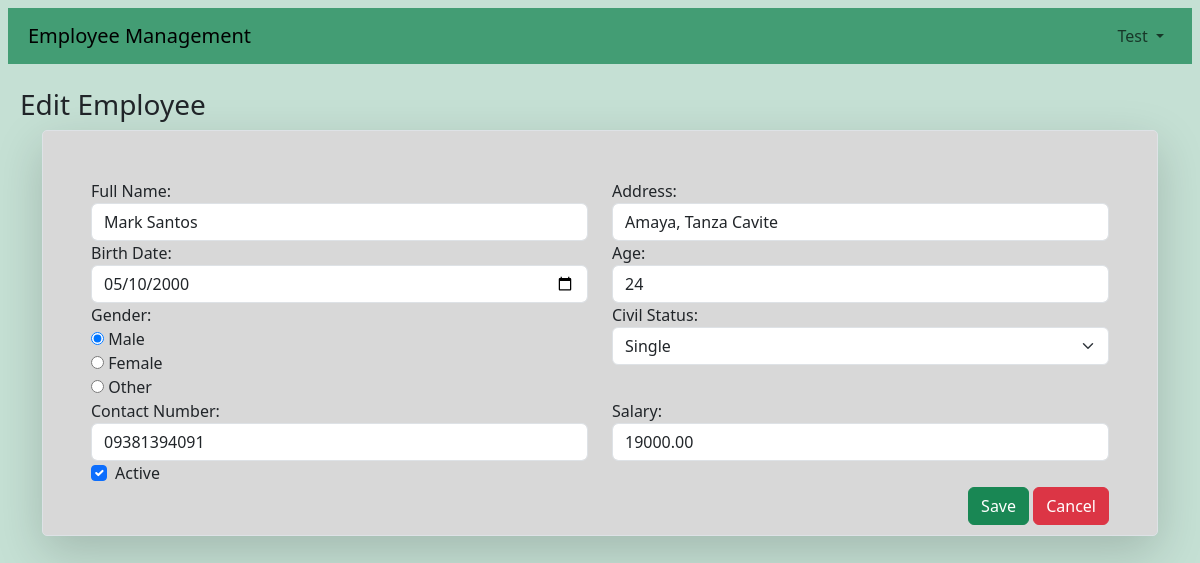
Page /edit_employee.php?recid=1 (signed in) on the committed database.
### tables this page shows
CREATE TABLE `employeefile` (
  `recid` bigint(20) NOT NULL,
  `fullname` varchar(255) NOT NULL,
  `address` varchar(255) NOT NULL,
  `birthdate` date NOT NULL,
  `age` int(11) NOT NULL,
  `gender` varchar(10) NOT NULL,
  `civilstat` varchar(20) NOT NULL,
  `contactnum` varchar(20) NOT NULL,
  `salary` decimal(10,2) NOT NULL,
  `isactive` tinyint(1) NOT NULL DEFAULT 1
);

### edit_employee.php (the view, shortened to what this page needs)
<?php
include_once 'dbConnection.php';
if (isset($_GET['recid'])) {
    $recid = $_GET['recid'];
    $sql = "SELECT * FROM `employeefile` WHERE `recid` = ? LIMIT 1";
    $stmt = mysqli_prepare($conn, $sql);
    mysqli_stmt_bind_param($stmt, "i", $recid);
    mysqli_stmt_execute($stmt);
    $result = mysqli_stmt_get_result($stmt);
    $row = mysqli_fetch_assoc($result);
} else {
    die("Error: Employee ID not provided.");
}
?>
<!DOCTYPE html>
<html lang="en">
<head>
    <link href="https://cdn.jsdelivr.net/npm/bootstrap@5.3.3/dist/css/bootstrap.min.css" rel="stylesheet">
</head>
<body class="bg-success p-2 bg-opacity-25">
    <?php
    include "navbar.php";
    ?>
    <div class="container-fluid mt-4">
        <div class="mb-4">
            <h3>Edit Employee</h3>
            <div class="container d-flex justify-content-center">
                <form action="" method="post">
                    <div class="mb-5 p-5 border shadow-lg" style="background: #d8d8d8; padding: 20px; border-radius: 5px;">
                        <div class="row">
                            <div class="col-md-6 col-sm-12">
                                <label for="fullName">Full Name:</label>
                                <input type="text" class="form-control" id="fullName" name="fullName" value="<?php echo htmlspecialchars($row['fullname']); ?>" required />
                            </div>
                            <div class="col-md-6 col-sm-12">
                                <label for="address">Address:</label>
                                <input type="text" class="form-control" id="address" name="address" value="<?php echo htmlspecialchars($row['address']); ?>" required />
                            </div>
                            <div class="col-md-6 col-sm-12">
                                <label for="birthdate">Birth Date:</label>
                                <input type="date" class="form-control" id="birthdate" name="birthdate" value="<?php echo htmlspecialchars($row['birthdate']); ?>" required />
                            </div>
                            <div class="col-md-6 col-sm-12">
                                <label for="age">Age:</label>
                                <input type="number" class="form-control" id="age" name="age" value="<?php echo htmlspecialchars($row['age']); ?>" required />
                            </div>
                            <div class="col-md-6 col-sm-12">
                                <label for="gender">Gender:</label>
                                <div>
                                    <input type="radio" id="male" name="gender" value="Male" <?php echo ($row['gender'] == 'Male') ? 'checked' : ''; ?> required />
                                    <label for="male">Male</label>
                                </div>
                                <div>
                                    <input type="radio" id="female" name="gender" value="Female" <?php echo ($row['gender'] == 'Female') ? 'checked' : ''; ?> required />
                                    <label for="female">Female</label>
                                </div>
                                <div>
                                    <input type="radio" id="other" name="gender" value="Other" <?php echo ($row['gender'] == 'Other') ? 'checked' : ''; ?> required />
                                    <label for="other">Other</label>
                                </div>
                            </div>
                            <div class="col-md-6 col-sm-12">
                                <label for="civilStatus">Civil Status:</label>
                                <select class="form-select" id="civilstat" name="civilStatus" required>
                                    <option value="Single" <?php echo ($row['civilstat'] == 'Single') ? 'selected' : ''; ?>>Single</option>
                                </select>
                            </div>
                            <div class="col-md-6 col-sm-12">
                                <label for="contactNumber">Contact Number:</label>
                                <input type="number" class="form-control" id="contactNumber" name="contactNumber" value="<?php echo htmlspecialchars($row['contactnum']); ?>" required />
                            </div>
                            <div class="col-md-6 col-sm-12">
                                <label for="salary">Salary:</label>
                                <input type="number" class="form-control" id="salary" name="salary" value="<?php echo htmlspecialchars($row['salary']); ?>" required />
                            </div>
                            <div class="col-md-6 col-sm-12">
                                <div class="form-check">
                                    <input class="form-check-input" type="checkbox" id="active" name="active" <?php echo ($row['isactive']) ? 'checked' : ''; ?> />
                                    <label class="form-check-label" for="active">Active</label>
                                </div>
                            </div>
                        </div>
                        <div class="float-end">
                            <button class="btn btn-success" type="submit">Save</button>
                            <a href="index.php" class="btn btn-danger">Cancel</a>
                        </div>
                    </div>
                </form>
            </div>
        </div>
    </div>
</body>
</html>

### rows in the picture
employeefile: fullName "Mark Santos", address "Amaya, Tanza Cavite", birthdate "05/10/2000", age "24", gender "☑ Male", gender "☐ Female", gender "☐ Other", civilStatus "Single", contactNumber "09381394091", salary "19000.00", isactive "☑"

### other values in the picture
$_SESSION['name'] "Test"
